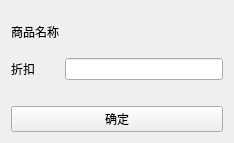
<?xml version="1.0" encoding="UTF-8"?>
<ui version="4.0">
 <class>Form</class>
 <widget class="QWidget" name="Form">
  <property name="geometry">
   <rect>
    <x>0</x>
    <y>0</y>
    <width>234</width>
    <height>143</height>
   </rect>
  </property>
  <property name="minimumSize">
   <size>
    <width>234</width>
    <height>143</height>
   </size>
  </property>
  <property name="maximumSize">
   <size>
    <width>234</width>
    <height>143</height>
   </size>
  </property>
  <property name="windowTitle">
   <string>折扣</string>
  </property>
  <layout class="QHBoxLayout" name="horizontalLayout">
   <item>
    <layout class="QVBoxLayout" name="verticalLayout">
     <item>
      <layout class="QGridLayout" name="gridLayout">
       <item row="0" column="0">
        <widget class="QLabel" name="label">
         <property name="text">
          <string>商品名称</string>
         </property>
        </widget>
       </item>
       <item row="0" column="1">
        <widget class="QLabel" name="label_3">
         <property name="text">
          <string/>
         </property>
        </widget>
       </item>
       <item row="2" column="0">
        <widget class="QLabel" name="label_2">
         <property name="text">
          <string>折扣</string>
         </property>
        </widget>
       </item>
       <item row="2" column="1">
        <widget class="QLineEdit" name="lineEdit"/>
       </item>
      </layout>
     </item>
     <item>
      <spacer name="verticalSpacer_2">
       <property name="orientation">
        <enum>Qt::Vertical</enum>
       </property>
       <property name="sizeType">
        <enum>QSizePolicy::Fixed</enum>
       </property>
       <property name="sizeHint" stdset="0">
        <size>
         <width>20</width>
         <height>20</height>
        </size>
       </property>
      </spacer>
     </item>
     <item>
      <widget class="QPushButton" name="pushButton">
       <property name="text">
        <string>确定</string>
       </property>
      </widget>
     </item>
    </layout>
   </item>
  </layout>
 </widget>
 <resources/>
 <connections/>
</ui>
